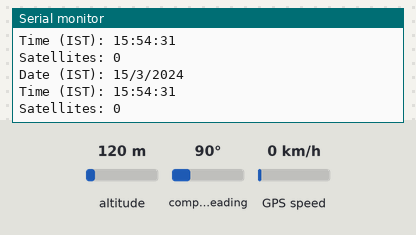
The sketch below on a simulated ESP32. Shown: the last lines printed to the serial monitor. The inputs (shaded band) are chosen by the test bench; at power-on: altitude 120 m, GPS speed 0 km/h, compass heading 90°. The GPS gets a fix after 3 s at 37.7749, -122.4194 with 8 satellites.

Above: at 1.2 s.
1.3 s: altitude set to 20 m
At 2.6 s:
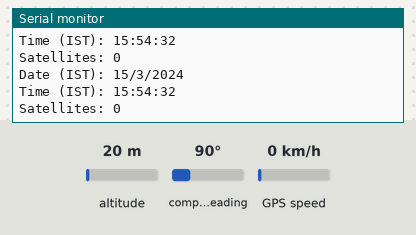
4.5 s: GPS speed set to 2 km/h
At 5.4 s:
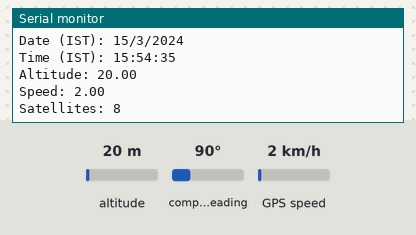
6.0 s: altitude set to 250 m
At 6.8 s:
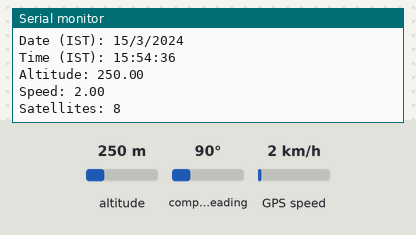
Timing chart, 0 to 9.0 s (numbered marks = the images above; inputs shaded):
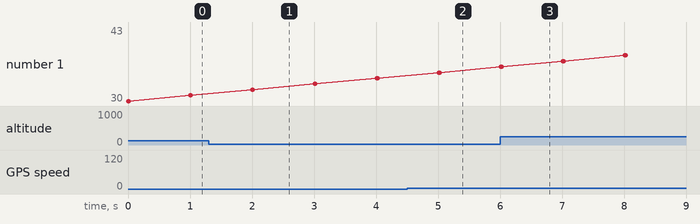

Measured:
- after the input at 4.5 s, the serial monitor: prints a new line after 0.51 s (image 2)
- after the input at 6.0 s, the serial monitor: prints a new line at once (image 3)

The sketch:

gpswithist.ino
```cpp
#include <TinyGPS++.h>
#include <HardwareSerial.h>

// Create a TinyGPS++ object
TinyGPSPlus gps;

// Define the serial connections
HardwareSerial gpsSerial(1);

void setup() {
  // Start the hardware serial for GPS module at 115200 baud rate
  gpsSerial.begin(115200, SERIAL_8N1, 16, 17);

  // Start the serial monitor
  Serial.begin(115200);
  Serial.println("GPS Data Parsing with TinyGPS++ and IST Conversion");
}

void loop() {
  // This sketch displays information every time a new sentence is correctly encoded.
  while (gpsSerial.available() > 0) {
    gps.encode(gpsSerial.read());

    if (gps.location.isUpdated()) {
      Serial.print("Latitude: ");
      Serial.println(gps.location.lat(), 6);
      Serial.print("Longitude: ");
      Serial.println(gps.location.lng(), 6);
    }

    if (gps.date.isUpdated() && gps.time.isUpdated()) {
      // Get the UTC time and date from the GPS
      int year = gps.date.year();
      int month = gps.date.month();
      int day = gps.date.day();
      int hour = gps.time.hour();
      int minute = gps.time.minute();
      int second = gps.time.second();

      // Convert to IST (UTC + 5:30)
      minute += 30;
      if (minute >= 60) {
        minute -= 60;
        hour += 1;
      }
      hour += 5;
      if (hour >= 24) {
        hour -= 24;
        day += 1;
        // Adjust month and year for end of month/year
        if ((month == 1 || month == 3 || month == 5 || month == 7 || month == 8 || month == 10) && day > 31) {
          day = 1;
          month += 1;
        } else if (month == 12 && day > 31) {
          day = 1;
          month = 1;
          year += 1;
        } else if ((month == 4 || month == 6 || month == 9 || month == 11) && day > 30) {
          day = 1;
          month += 1;
        } else if (month == 2) {
          // Leap year check
          bool isLeap = (year % 4 == 0 && (year % 100 != 0 || year % 400 == 0));
          if ((isLeap && day > 29) || (!isLeap && day > 28)) {
            day = 1;
            month += 1;
          }
        }
      }

      Serial.print("Date (IST): ");
      Serial.print(day);
      Serial.print("/");
      Serial.print(month);
      Serial.print("/");
      Serial.println(year);

      Serial.print("Time (IST): ");
      if (hour < 10) Serial.print("0");
      Serial.print(hour);
      Serial.print(":");
      if (minute < 10) Serial.print("0");
      Serial.print(minute);
      Serial.print(":");
      if (second < 10) Serial.print("0");
      Serial.println(second);
    }

    if (gps.altitude.isUpdated()) {
      Serial.print("Altitude: ");
      Serial.println(gps.altitude.meters());
    }

    if (gps.speed.isUpdated()) {
      Serial.print("Speed: ");
      Serial.println(gps.speed.kmph());
    }

    if (gps.satellites.isUpdated()) {
      Serial.print("Satellites: ");
      Serial.println(gps.satellites.value());
    }
  }
}
```
